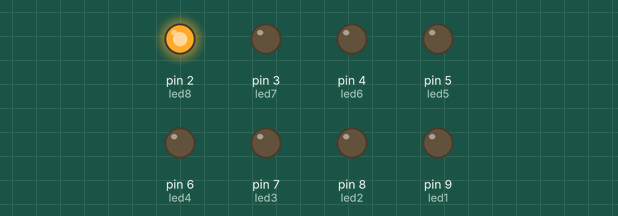
Simulated run of this sketch. Board: Arduino Uno, built with avr-gcc and run on an emulated ATmega328P. Parts: output pins drawn as LEDs (lit = HIGH).

Above: at 0.02 s.
At 0.47 s:
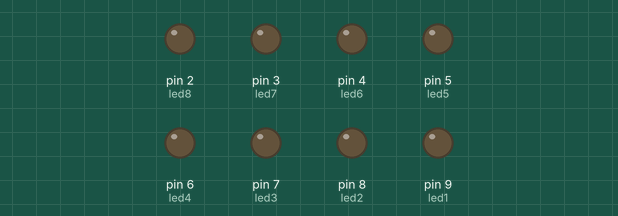
At 0.92 s:
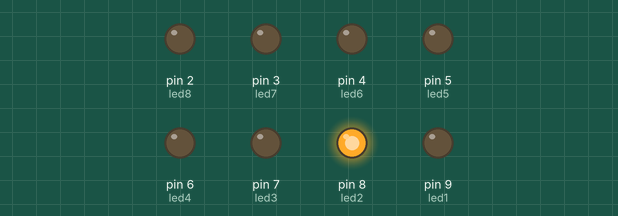
At 1.82 s:
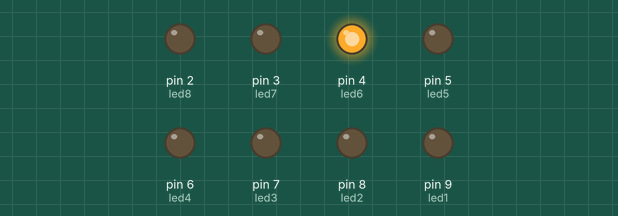
At 2.62 s:
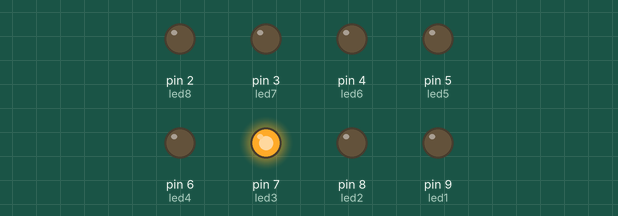
At 3.62 s:
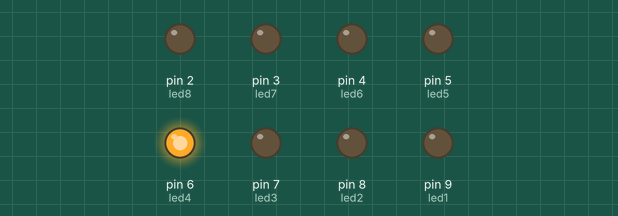
Timing chart, 0 to 3.9 s (numbered marks = the images above):
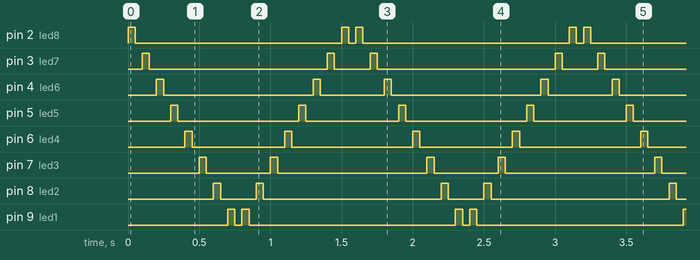

Measured:
- by itself, pin 2 (led8): repeats every 1.6 s: LOW 1.5 s, HIGH 0.05 s, LOW 0.05 s, HIGH 0.05 s
- by itself, pin 3 (led7): repeats every 1.6 s: LOW 1.3 s, HIGH 0.05 s, LOW 0.25 s, HIGH 0.05 s
- by itself, pin 4 (led6): repeats every 1.6 s: LOW 1.1 s, HIGH 0.05 s, LOW 0.45 s, HIGH 0.05 s
- by itself, pin 5 (led5): repeats every 1.6 s: LOW 0.85 s, HIGH 0.05 s, LOW 0.65 s, HIGH 0.05 s
- by itself, pin 6 (led4): repeats every 1.6 s: LOW 0.65 s, HIGH 0.05 s, LOW 0.85 s, HIGH 0.05 s
- by itself, pin 7 (led3): repeats every 1.6 s: LOW 0.45 s, HIGH 0.05 s, LOW 1.1 s, HIGH 0.05 s
- by itself, pin 8 (led2): repeats every 1.6 s: LOW 0.25 s, HIGH 0.05 s, LOW 1.3 s, HIGH 0.05 s
- by itself, pin 9 (led1): repeats every 1.6 s: LOW 0.05 s, HIGH 0.05 s, LOW 1.5 s, HIGH 0.05 s

The sketch:

2.Kod.ino
```cpp
int led1 = 9;
int led2 = 8;
int led3 = 7;
int led4 = 6;
int led5 = 5;
int led6 = 4;
int led7 = 3;
int led8 = 2;

const int bekleme = 50;
// Pin numaralarını belirleyecek 8 bitlik bir dizi
//oluşturulur.
int pinDizi[] = {2, 3, 4, 5, 6, 7, 8, 9};

int sayac = 0;

// LED pinleri çıkış olarak ayarlanır.
void setup ()
{
pinMode(led1,OUTPUT);
pinMode(led2, OUTPUT);
pinMode(led3, OUTPUT);
pinMode(led4, OUTPUT);
pinMode(led5, OUTPUT);
pinMode(led6, OUTPUT);
pinMode(led7, OUTPUT);
pinMode(led8, OUTPUT);
}

// Sıfırdan 8’e doğru artarak sayan bir sayaç vasıtasıyla sırası gelen LED’i yakıp söndüren
//döngüdür.

void loop() {
for (sayac=0;sayac<8;sayac++) {
digitalWrite(pinDizi[sayac], HIGH);
delay(bekleme);
digitalWrite(pinDizi[sayac], LOW);
delay(bekleme);
}

//8’den 0’a geriye doğru sayaç vasıtasıyla sırası gelen LED’i yakıp söndüren döngüdür.
for (sayac=7;sayac>=0;sayac--) {
digitalWrite(pinDizi[sayac], HIGH);
delay(bekleme);
digitalWrite(pinDizi[sayac], LOW);
delay(bekleme);
}
}
```
